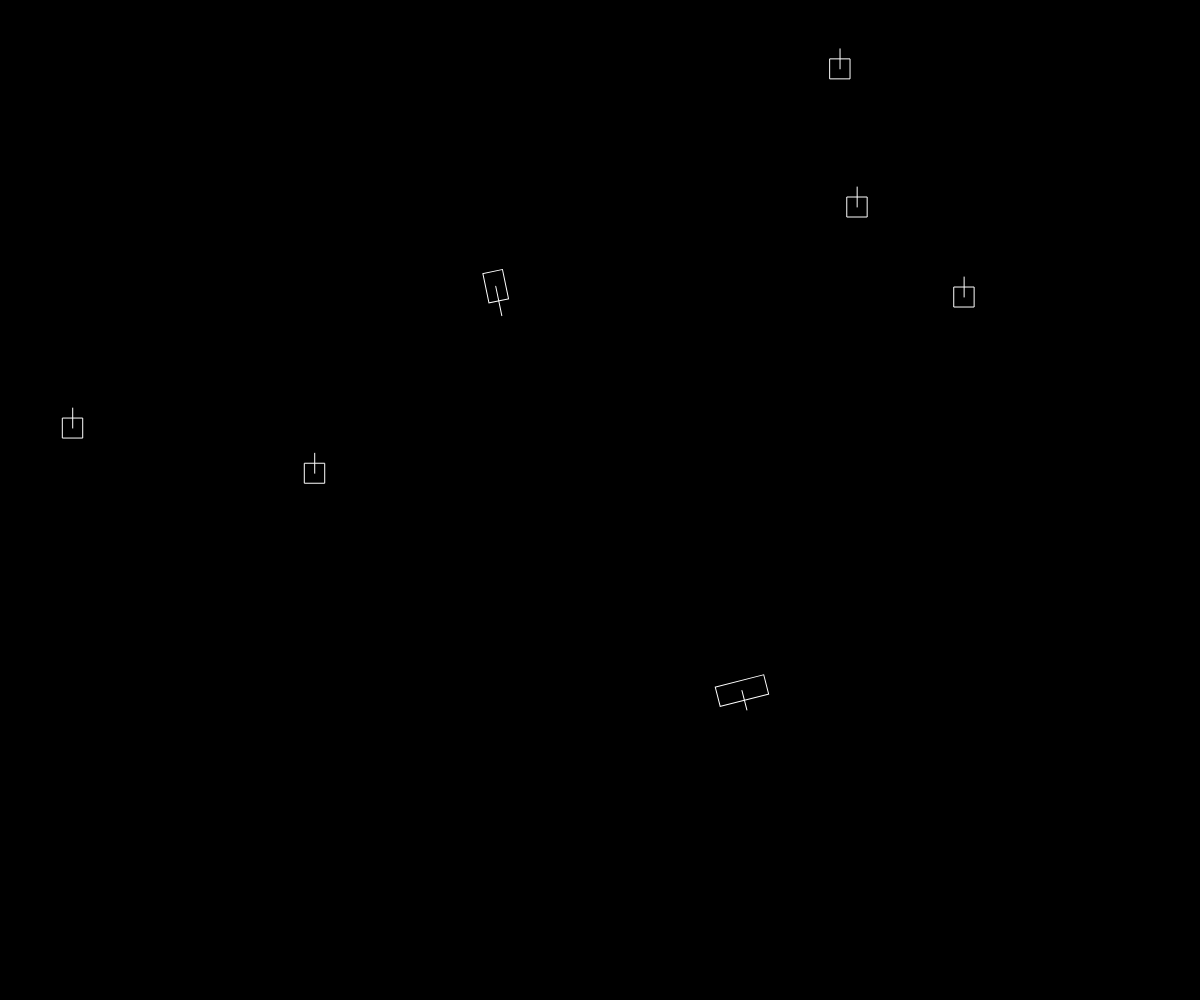
Frame 1 (no input)
Frame 60 (no input): identical to frame 1, image omitted
Frame 120 (the mouse pressed at the canvas centre since frame 60): identical to frame 1, image omitted

The p5.js sketch that drew this single still picture (run headless with seeded random() and noise() and a simulated clock; from frame 60 on, the mouse is pressed at the canvas centre):

// p5.js sketch
// ── sketch.js
let game;

/**
 * The longest frame the game will simulate, in ms. After a tab has been
 * hidden, the first deltaTime can cover the whole time away (many seconds),
 * which would jump everything along its path and finish every timer at once.
 * 50ms is a 20 fps frame; below that, the game runs in slow motion instead.
 **/
const MAX_DELTA_MS = 50;

/** Establish all the game elements. */
function setup() {
  createCanvas(windowWidth, windowHeight);
  game = new Game();
  // Pause when the window loses focus (switching tabs or apps), and resume
  // when it comes back. p5 has no built-in for this, so use the browser's
  // own window events.
  window.addEventListener("blur", () => {
    game.paused = true;
  });
  window.addEventListener("focus", () => {
    game.paused = false;
  });
}

function draw() {
  background(0);
  // move all game elements first, unless paused. Skipping move() freezes
  // everything, including the level timer, since it all runs on delta.
  if (!game.paused) {
    game.move(Math.min(deltaTime, MAX_DELTA_MS));
  }
  // then draw all game elements
  game.draw();
}

// ── game.js
/**
 * This ties the entire game together. From its references, everything that
 * matters for game rendering, logic, and control is accessible.
 */
class Game {
  static DEFAULT_NUM_LIVES = 3;
  /** How long (ms) junk must stay in the beam to be caught. */
  static JUNK_CATCH_TIME_MS = 500;
  /** How long (ms) carried junk must stay in the pickup circle. */
  static JUNK_DROPOFF_TIME_MS = 1000;
  /** Points for each piece of junk delivered to the Mothership. */
  static SCORE_DROPOFF = 100;
  /** The one level in this version of the game. Time is in ms. */
  static LEVEL = { name: "Training", junk: 5, time: 120000 };

  /** Number of lives remaining */
  lives;

  /** The level being played. */
  level;

  /** Player ship. */
  magpie;

  /** Cargo ship to take junk to. */
  mothership;

  /** Input controller for the keyboard */
  inputs;

  /** When true, draw Physics debug graphics. Toggled with ~ or backtick. */
  debug;

  /** Total game score */
  score;

  /** When true, nothing moves and the timer stops. Set by sketch.js. */
  paused;

  constructor() {
    this.lives = Game.DEFAULT_NUM_LIVES;
    this.level = new Level(Game.LEVEL);

    // we want to place magpie and mothership near the center, so use these
    const padW = width / 4;
    const padH = height / 4;

    // establish Magpie
    this.magpie = new Magpie();
    this.magpie.physics.x = random(padW, padW * 3);
    this.magpie.physics.y = random(padH, padH * 3);
    this.magpie.physics.rotation = random(0, 2 * Math.PI);

    // establish Mothership
    this.mothership = new Mothership();
    this.mothership.physics.x = random(padW, padW * 3);
    this.mothership.physics.y = random(padH, padH * 3);
    this.mothership.physics.rotation = random(0, 2 * Math.PI);
    this.mothership.physics.dx = random(-12, 12); // pixels per second
    this.mothership.physics.dy = random(-12, 12);

    this.inputs = new Inputs(this.magpie);
    this.debug = false;

    this.score = 0;
    this.paused = false;
  }

  /**
   * Applies input, moves everything that is movable, then resolves
   * interactions between things at their new positions.
   **/
  move(delta) {
    this.inputs.handleKeyDown(delta);
    this.magpie.move(delta);
    this.mothership.move(delta);
    // the level timer stops once the level is complete
    this.level.move(delta, { countTime: !this.isLevelComplete() });
    const junk = this.resolveBeam(delta);
    if (junk) {
      this.magpie.captureJunk(junk);
      this.level.removeJunk(junk);
    }

    if (this.resolveDropoff(delta)) {
      this.magpie.capturedJunk = null; // delivered, so it disappears
      this.updateScore("dropoff");
    }
  }

  /**
   * Checks which junk, if any, is inside the Magpie's beam. The delta param
   * is the elapsed time in ms since the previous render, so it should be
   * roughly 16ms if the frame rate remains 60 hz. Returns the junk that has
   * been in the beam long enough to catch, or null if there isn't one.
   **/
  resolveBeam(delta) {
    // TODO (Phase 3): For every junk in this.level.junk, add delta to its
    // beamTime if this.magpie.beamContains(junk.physics) is true. Otherwise,
    // drain its beamTime by delta, but not below zero. Of the junk in the
    // beam, return the one with the most beamTime, but only if that is more
    // than Game.JUNK_CATCH_TIME_MS. Otherwise return null.
    return null;
  }

  /**
   * Checks whether the junk the Magpie is carrying is inside the Mothership's
   * pickup circle, and adds or drains its dropoff time to match. Returns true
   * once it has been there longer than JUNK_DROPOFF_TIME_MS, meaning the junk
   * is delivered.
   **/
  resolveDropoff(delta) {
    // TODO (Phase 4): If the Magpie isn't carrying junk, return false. If
    // the carried junk is within Mothership.PICKUP_DIAMETER / 2 of the
    // Mothership, add delta to its dropoffTime. Otherwise, drain its
    // dropoffTime by delta, but not below zero. Return true when dropoffTime
    // is more than Game.JUNK_DROPOFF_TIME_MS.
    return false;
  }

  draw() {
    this.level.draw(this.score, this.lives);
    this.mothership.draw();
    this.magpie.draw();
    // We can show messages, but keep it to one at a time.
    if (this.paused) {
      Game.drawMessage("Paused");
    } else if (this.isLevelComplete()) {
      Game.drawMessage("All clear!");
    }
  }

  /** Dims the whole canvas and writes a message in the middle. */
  static drawMessage(message) {
    push();
    noStroke();
    fill("#000000a0");
    rect(0, 0, width, height);
    fill("#ffffff");
    textAlign(CENTER, CENTER);
    textSize(64);
    text(message, width / 2, height / 2);
    pop();
  }

  updateScore(reason) {
    // TODO (Phase 4): When the reason is "dropoff", add Game.SCORE_DROPOFF
    // to the score.
  }

  isLevelComplete() {
    // level is complete when there is no more junk to salvage and the magpie
    // isn't hauling anything.
    return this.level.junk.length === 0 && this.magpie.capturedJunk === null;
  }
}

// ── inputs.js
/** Organizer class for user input and applying it against the magpie. */
class Inputs {
  /** Forward thrust, in pixels per second, per second. */
  static THRUST = 360;
  /** Reverse thrust is weaker than forward thrust. */
  static REVERSE_THRUST = 180;
  /** Turning speed, in radians per second. */
  static TURN_RATE = 2.4;

  magpie;

  constructor(magpie) {
    this.magpie = magpie;
  }

  /**
   * WASD for movement, space for tractor beam. `delta` is the ms since the last
   * frame, so holding a key has the same effect at any frame rate.
   **/
  handleKeyDown(delta) {
    // TODO (Phase 2): Use keyIsDown() to check w, a, s, and d, and call
    // this.magpie.physics.thrust() or this.magpie.physics.rotate() with
    // Inputs.THRUST, Inputs.REVERSE_THRUST, or Inputs.TURN_RATE.
    //
    // TODO (Phase 3): Turn the beam on with this.magpie.enableBeam(true)
    // while Space is held, and off with enableBeam(false) when it isn't.
  }
}

/**
 * Keys whose browser default is to scroll the page (or a parent page) in
 * case this is inside an iframe.
 **/
const SCROLL_KEYS = [" ", "ArrowUp", "ArrowDown", "ArrowLeft", "ArrowRight"];

/**
 * Handles one-shot key presses (not held keys). Toggles debug mode with ~ or
 * backtick. Returning false for scroll keys keeps them from scrolling the
 * page; other keys (like Cmd-R) keep their normal browser behavior.
 */
function keyPressed() {
  // game is undefined until setup() runs
  if (game && (key === "~" || key === "`")) {
    game.debug = !game.debug;
  }
  if (SCROLL_KEYS.includes(key)) {
    return false;
  }
}

// ── junk.js
class Junk {
  static DIAMETER = 20;

  physics;

  /** How long (ms) this junk has been in the Magpie's beam. */
  beamTime;

  /** How long (ms) this junk has been in the Mothership's drop zone. */
  dropoffTime;

  constructor() {
    this.physics = new Physics();
    this.physics.x = random(0, width);
    this.physics.y = random(0, height);
    this.physics.dx = random(-12, 12); // pixels per second
    this.physics.dy = random(-12, 12);
    this.beamTime = 0;
    this.dropoffTime = 0;
  }

  draw() {
    push();
    drawEverywhere({
      offset: this.physics,
      drawFn: () => {
        Junk.drawJunk();
        if (game.debug) {
          this.physics.draw();
        }
      },
    });
    pop();
  }

  /**
   * Draws the junk's shape around (0, 0). Assumes the caller has already
   * moved the transform to wherever the junk should appear.
   **/
  static drawJunk() {
    // TODO (Phase 1): Replace the placeholder with a filled circle,
    // Junk.DIAMETER across, centered on (0, 0).
    drawPlaceholder({
      rotation: 0,
      width: Junk.DIAMETER,
      height: Junk.DIAMETER,
    });
  }

  move(delta) {
    this.physics.move(delta, { constrain: true });
  }
}

// ── level.js
/**
 * Holds info and behavior for a level itself including the timer, and any
 * junk it might contain.
 **/
class Level {
  static LIVES_PAD_BOTTOM = 40;
  static LIVES_PAD_LEFT = 40;
  static LIVES_GAP = 18;
  static LIVES_SCALE = 0.6;
  static HUD_TEXT_SIZE = 48;
  static HUD_PAD = 20;

  name;
  junk;
  time;

  constructor(levelConfig) {
    this.name = levelConfig.name;
    this.junk = [];
    for (let i = 0; i < levelConfig.junk; i++) {
      this.junk.push(new Junk());
    }
    this.time = {
      initial: levelConfig.time,
      elapsed: 0,
    };
  }

  /** Give the remaining time for this level in milliseconds. */
  timeLeft() {
    // TODO (Phase 5): Return the initial time minus the elapsed time, but
    // never less than zero.
    return 0;
  }

  /**
   * Draws the UI chrome (timer, score, and lives) and the level's junk. The
   * Magpie and Mothership are drawn by Game, which also passes in the score
   * and lives.
   **/
  draw(score, lives) {
    push();
    // TODO (Phase 5): Draw the timer, score, and lives here, before the
    // junk, so they're underneath everything else.
    //  - Timer: top left, as minutes:seconds. Use this.timeLeft() and
    //    timeToStringParts().
    //  - Score: top right, in the same text style as the timer.
    //  - Lives: bottom left, one small Magpie for each spare life (lives - 1
    //    of them). Magpie.drawMagpie() draws around (0, 0), so translate and
    //    scale first.

    // junk
    for (const junk of this.junk) {
      junk.draw();
    }
    pop();
  }

  /**
   * Moves anything owned by the level (junk, comets, etc). If the `countTime`
   * argument is present and false, the timer doesn't advance, but everything
   * still moves.
   **/
  move(delta, { countTime = true } = {}) {
    // the timer counts game time, not wall-clock time, so it stops whenever
    // move() isn't called (e.g. while paused), or when countTime is false.
    if (countTime) {
      this.time.elapsed += delta;
    }
    for (const junk of this.junk) {
      junk.move(delta);
    }
  }

  removeJunk(junkToRemove) {
    this.junk = this.junk.filter((j) => j !== junkToRemove);
  }
}

// ── magpie.js
class Magpie {
  static DOME_WIDTH = 20;
  static DOME_HEIGHT = 30;
  static PLATFORM_WIDTH = Magpie.DOME_WIDTH + 6;
  static PLATFORM_HEIGHT = 3;
  static BEAM_WIDTH = 50;
  static BEAM_HEIGHT = 60;
  static WINDOW_WIDTH = Magpie.DOME_WIDTH / 4;
  static WINDOW_HEIGHT = Magpie.DOME_HEIGHT / 4;
  /** Where captured junk sits, in the Magpie's own frame (below the ship). */
  static CARGO_Y = 40;

  physics;
  beam;

  /** If we've caught space junk, use a direct reference to draw it. */
  capturedJunk;

  constructor() {
    this.physics = new Physics();
    this.beam = false;
    this.capturedJunk = null; // intentionally empty
  }

  draw() {
    push();
    drawEverywhere({
      offset: this.physics,
      drawFn: () => {
        // TODO (Phase 4): If this.capturedJunk isn't null, draw it here, so
        // the ship is drawn on top of it. Rotate by the Magpie's rotation,
        // translate to (0, Magpie.CARGO_Y), and call Junk.drawJunk(). Use
        // push() and pop() so the ship below isn't moved too.
        Magpie.drawMagpie({ rotation: this.physics.rotation, beam: this.beam });
        if (game.debug) {
          this.physics.draw();
        }
      },
    });
    pop();
  }

  /** Sets the captured junk to the given one, and turns off the beam. */
  captureJunk(junk) {
    // TODO (Phase 4): Remember the junk in this.capturedJunk, and switch the
    // beam off.
  }

  // this method is static. That means it doesn't use `this` to gain access to
  // instance members, because there _is_ no instance. This is essentially a
  // function that happens to be placed inside the Magpie namespace.
  static drawMagpie({ rotation, beam }) {
    // TODO (Phase 1): Replace the placeholder with the Magpie: a rounded
    // rectangle dome, a platform across the bottom of the dome, and a window
    // on the right side. Draw it around (0, 0), rotated by `rotation`, using
    // the size constants at the top of this class.
    //
    // TODO (Phase 3): When `beam` is true, draw the tractor beam first, so
    // the ship is on top: a see-through triangle with its point at (0, 0),
    // Magpie.BEAM_HEIGHT long and Magpie.BEAM_WIDTH wide at the far end.
    drawPlaceholder({
      rotation,
      width: Magpie.DOME_WIDTH,
      height: Magpie.DOME_HEIGHT,
    });
  }

  move(delta) {
    this.physics.move(delta, { constrain: true });
    if (this.capturedJunk) {
      // Keep the junk's real position in sync with where it's drawn, so game
      // logic (like the mothership pickup) sees it in the right place. Set up
      // the Magpie's frame, then ask where the cargo spot is on the canvas.
      push();
      translate(this.physics.x, this.physics.y);
      rotate(this.physics.rotation);
      const cargo = worldToScreen(0, Magpie.CARGO_Y);
      pop();
      this.capturedJunk.physics.x = cargo.x;
      this.capturedJunk.physics.y = cargo.y;
    }
  }

  /**
   * True when the beam is on and the given canvas point is inside the beam's
   * triangle.
   **/
  beamContains({ x, y }) {
    // if the beam is off, bail out.
    if (!this.beam) {
      return false;
    }
    let inside = false;
    // the drawEverywhere function doesn't actually have to draw anything! Here
    // we're reusing it with a different 'draw' function that actually tests
    // if the x/y location is inside the beam triangle, and returns true/false.
    drawEverywhere({
      offset: this.physics,
      drawFn: () => {
        rotate(this.physics.rotation);
        // Convert the canvas point into the Magpie's own frame: as if the
        // Magpie sat at (0, 0) pointing up, which is how drawMagpie draws the
        // beam. The beam's top point is at (0, 0) and it widens as y grows.
        const p = screenToWorld(x, y);
        const halfWidth = (p.y / Magpie.BEAM_HEIGHT) * (Magpie.BEAM_WIDTH / 2);
        const withinDepth = p.y >= 0 && p.y <= Magpie.BEAM_HEIGHT;
        if (withinDepth && Math.abs(p.x) <= halfWidth) {
          inside = true;
        }
      },
    });
    return inside;
  }

  /**
   * Set the beam state to on (true) or off (false). We can only turn on the
   * beam if we are not carrying junk.
   **/
  enableBeam(v) {
    // TODO (Phase 3): Set this.beam to v. Turning it off always works, but
    // only turn it on when this.capturedJunk is null.
  }
}

// ── mothership.js
class Mothership {
  static WIDTH = 50;
  static HEIGHT = 20;
  static PICKUP_DIAMETER = Mothership.WIDTH * 1.2;
  static CORNER_RADIUS = 8;
  static NUM_PORTHOLES = 4;
  static PORTHOLE_DIAMETER = 6;

  physics;

  constructor() {
    this.physics = new Physics();
  }

  draw() {
    push();
    drawEverywhere({
      offset: this.physics,
      drawFn: () => {
        Mothership.drawMothership({ rotation: this.physics.rotation });
        if (game.debug) {
          this.physics.draw();
          noFill();
          stroke("#fff");
          circle(0, 0, Mothership.PICKUP_DIAMETER);
        }
      },
    });
    pop();
  }

  /**
   * Draws the Mothership's shape around (0, 0). Assumes the caller has
   * already moved the transform to wherever the Mothership should appear.
   **/
  static drawMothership({ rotation }) {
    // TODO (Phase 1): Replace the placeholder with the Mothership: a rounded
    // rectangle, Mothership.WIDTH by Mothership.HEIGHT, with a row of
    // Mothership.NUM_PORTHOLES evenly spaced circular windows along the
    // middle. Draw it around (0, 0), rotated by `rotation`.
    drawPlaceholder({
      rotation,
      width: Mothership.WIDTH,
      height: Mothership.HEIGHT,
    });
  }

  move(delta) {
    this.physics.move(delta, { constrain: true });
  }
}

// ── physics.js
/**
 * Represents a particle-style physical object with position, velocity, and
 * rotation (in radians). Velocity (dx, dy) is in pixels per second. Methods
 * that change things over time take `delta`, the milliseconds since the last
 * frame, so motion is the same speed at any frame rate.
 **/
class Physics {
  x;
  y;
  dx;
  dy;
  rotation;

  /** Initialize position/velocity/rotation all to zero. */
  constructor() {
    this.x = 0;
    this.y = 0;
    this.dx = 0;
    this.dy = 0;
    this.rotation = 0;
  }

  /**
   * Draws the particle's debugging info: a circle at its position, a thin line
   * showing where it will be in half a second, and a thick line showing its
   * direction of travel. Assumes the transform is translated to (x, y) but
   * not rotated, since dx and dy are in screen coordinates.
   **/
  draw() {
    push();
    noFill();
    stroke("#ffffff");
    strokeWeight(1);
    circle(0, 0, 10);
    const v = createVector(this.dx, this.dy); // pixels per second
    const future = v.copy().mult(0.5); // how far it goes in half a second
    line(0, 0, future.x, future.y);
    strokeWeight(2);
    const dir = v.copy().setMag(10);
    line(0, 0, dir.x, dir.y);
    pop();
  }

  /**
   * Moves the item by its velocity times the elapsed time. `delta` is in ms and
   * velocity is per second. If the `constrain` argument is present and truthy,
   * it keeps the item on the visible portion of canvas by wrapping x and y
   * around.
   **/
  move(delta, { constrain = false } = {}) {
    // TODO (Phase 2): Add velocity times elapsed time to the position. Watch
    // the units: dx and dy are pixels per second, but delta is milliseconds.

    if (constrain) {
      // When position is constrained, shift the values back into view
      // by multiples of the width/height: right or left, and up or down.
      while (this.x < 0) this.x += width;
      while (this.y < 0) this.y += height;
      while (this.x >= width) this.x -= width;
      while (this.y >= height) this.y -= height;
    }
  }

  /**
   * Turn at the given rate (radians per second) for `delta` ms. Positive is
   * clockwise.
   **/
  rotate(rate, delta) {
    // TODO (Phase 2): Add to this.rotation.
  }

  /**
   * Speed up in the 'forward' direction at the given rate (pixels per second,
   * per second) for `delta` ms. This depends on the current rotation. It is
   * intended for entities like ships that have a clear 'up' or 'forward'
   * direction.
   */
  thrust(accel, delta) {
    // TODO (Phase 2): Add to this.dx and this.dy. A rotation of 0 faces up
    // the screen (toward negative y), so forward is the direction
    // (sin(rotation), -cos(rotation)).
  }
}

// ── utils.js
/**
 * Moves the transform to the given offset (any object with x and y, like a
 * Physics), then calls drawFn. The drawFn should draw around (0, 0).
 *
 * In this version it draws one copy. Wrapping objects around the edges of
 * the screen would mean drawing more copies, offset by the canvas width and
 * height. That's a stretch goal.
 **/
function drawEverywhere({ offset, drawFn }) {
  push();
  translate(offset.x, offset.y);
  drawFn();
  pop();
}

/**
 * A stand-in shape for things you haven't drawn yet: an outlined rectangle
 * with a line pointing 'forward', so you can see which way it is rotated.
 * Draws around (0, 0).
 **/
function drawPlaceholder({ rotation, width, height }) {
  push();
  rotate(rotation);
  noFill();
  stroke("#ffffff");
  rectMode(CENTER);
  rect(0, 0, width, height);
  line(0, 0, 0, -height);
  pop();
}

/**
 * Returns an object { minutes, seconds } where both items are strings
 * suitable for rendering. E.g. "4" minutes, "03" seconds.
 */
function timeToStringParts(timeMs) {
  // TODO (Phase 5): Round up to whole seconds, then split them into minutes
  // and leftover seconds. Seconds always have two digits.
  return { minutes: "0", seconds: "00" };
}
